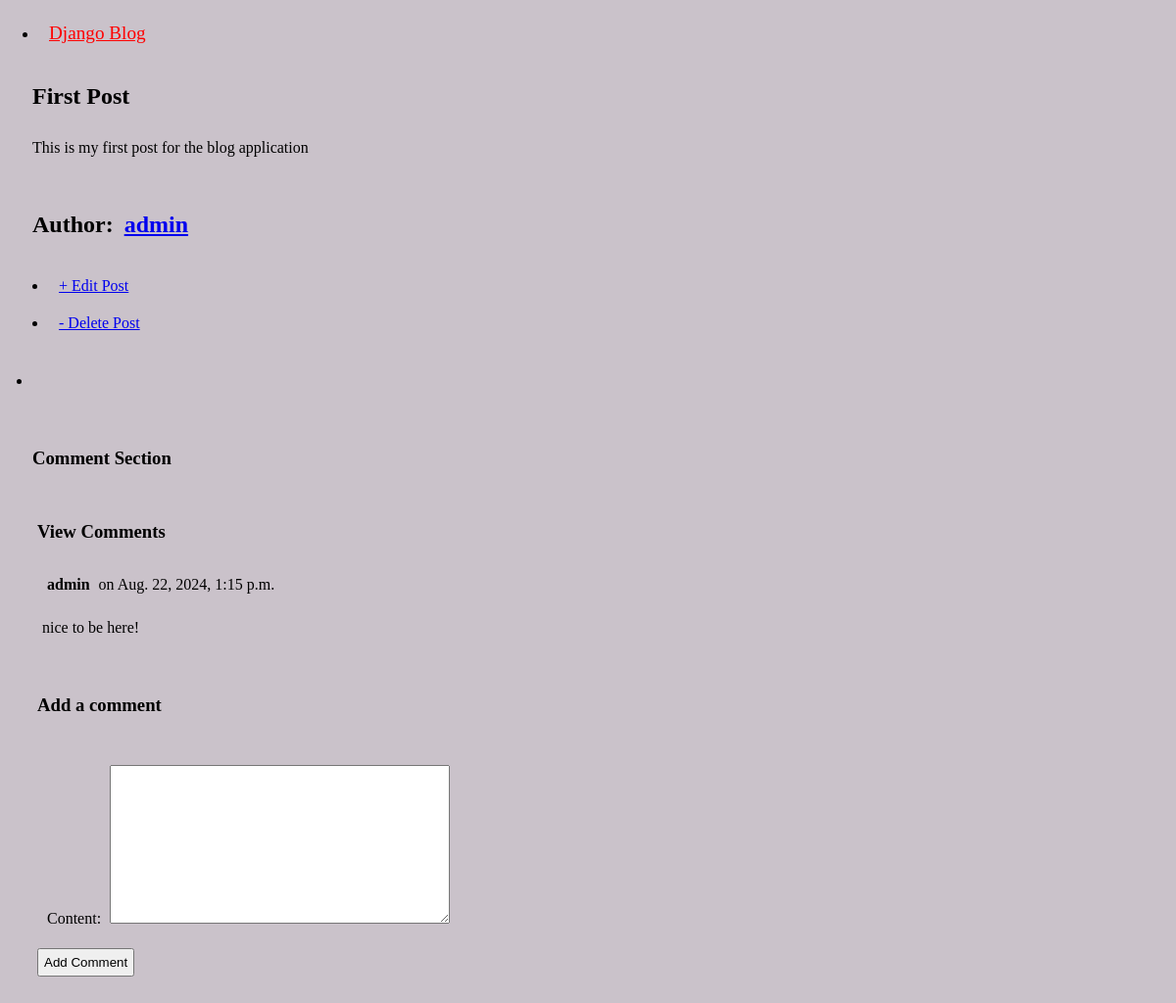
The app's page /post/1/ with its own data.
### blog/models.py (models this page shows, shortened)
class Post(models.Model):
    title = models.CharField(max_length=200)
    author = models.ForeignKey(
        User,
        on_delete=models.CASCADE
        )
    body = models.TextField()

class Comment(models.Model):
    post = models.ForeignKey(Post, on_delete=models.CASCADE,
                              related_name='comments')
    author = models.ForeignKey(User, on_delete=models.CASCADE)
    content = models.TextField()
    created_at = models.DateTimeField(auto_now_add=True)

### blog/views.py (the view, shortened to what this page needs)
# urls.py: path("post/<int:pk>/", BlogDetailView.as_view(), name="post_detail"),
class BlogDetailView(FormMixin, DetailView):
    model = Post
    template_name = 'post_detail.html'
    form_class = CommentForm
    def get_context_data(self, **kwargs):
        context = super().get_context_data(**kwargs)
        context['comments'] = self.object.comments.all()
        if 'form' not in context:
            context['form'] = self.get_form()
        return context

### blog/forms.py
class CommentForm(ModelForm):
    class Meta:
        model = Comment
        fields = ['content']

### templates/post_detail.html (shortened to what this page needs)
{% extends 'base.html' %}
{% block content %}
<div class="post-entry">
    <h2> {{ post.title }} </h2>
    <p> {{ post.body }} </p>
</div>
<div>
    <h2>Author: <a href="{% url 'profile' %}">
        {{ post.author }}</a></h2>
</div>
<div>
    <li> <a href="{% url 'post_edit' post.pk %}"> + Edit Post </a> </li>
</div>
<div>
    <li> <a href="{% url 'post_delete' post.pk %}"> - Delete Post </a> </li>
</div>
<div>
    <ul><li><a href=""></a></li></ul>
</div>
<div>
    <h3>Comment Section</h3>
    <div>
        <h3>View Comments</h3>
        {% for comment in comments %}
        <div class="comment">
            <div class="comment-meta">
                <strong>{{ comment.author }}</strong>
                on
                {% load tz %}
                {% timezone "Africa/Lagos" %}
                    {{ comment.created_at }}
                {% endtimezone %}
            </div>
            <p> {{ comment.content }}</p>
        </div>
        {% empty %}
        <p> No comments yet ...</p>
        {% endfor %}
    </div>
    <div>
        <h3>Add a comment </h3>
        <form action="" method="post">
            {{ form.as_p }}
            <button type="submit">
                Add Comment</button>
        </form>
    </div>
</div>
{% endblock content %}

### static/styles.css (style rules this page uses)
* { box-sizing: border-box; padding: 5px; }
body { background-color: rgb(202, 194, 202); color: #000; }

### records on screen
Post: title "First Post", body "This is my first post for the blog application", author "admin"
Comment: author "admin", created_at "Aug. 22, 2024, 1:15 p.m.", content "nice to be here!"
